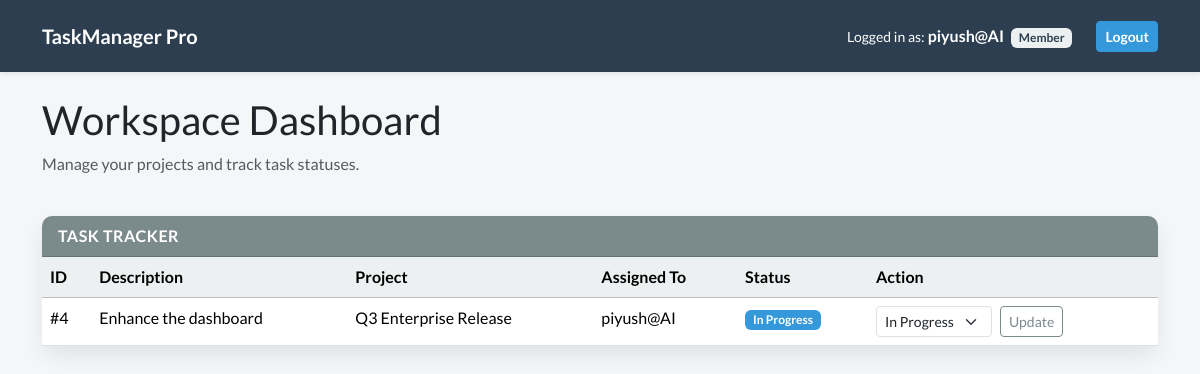
The page /dashboard (signed in) on the database its author committed.
### app.py (models this page shows)
class User(db.Model):
    id = db.Column(db.Integer, primary_key=True)
    username = db.Column(db.String(50), unique=True, nullable=False)
    password_hash = db.Column(db.String(256), nullable=False)
    role = db.Column(db.String(10), nullable=False) # 'Admin' or 'Member'
    tasks = db.relationship('Task', backref='assignee', lazy=True)

class Task(db.Model):
    id = db.Column(db.Integer, primary_key=True)
    title = db.Column(db.String(200), nullable=False)
    status = db.Column(db.String(20), default='Pending') # Pending, In Progress, Done
    project_id = db.Column(db.Integer, db.ForeignKey('project.id'), nullable=False)
    user_id = db.Column(db.Integer, db.ForeignKey('user.id'), nullable=False)

class Project(db.Model):
    id = db.Column(db.Integer, primary_key=True)
    name = db.Column(db.String(100), nullable=False)
    tasks = db.relationship('Task', backref='project', lazy=True)

### app.py (the view)
@app.route('/')
@app.route('/dashboard')
@login_required
def dashboard():
    if session['role'] == 'Admin':
        projects = Project.query.all()
        users = User.query.filter_by(role='Member').all()
        tasks = Task.query.all()
    else:
        projects = []
        users = []
        tasks = Task.query.filter_by(user_id=session['user_id']).all()
    return render_template('dashboard.html', projects=projects, users=users, tasks=tasks)

### app.py (called while the page is built)
def login_required(f):
    @wraps(f)
    def decorated_function(*args, **kwargs):
        if 'user_id' not in session:
            return redirect(url_for('login'))
        return f(*args, **kwargs)
    return decorated_function

### templates/dashboard.html (shortened to what this page needs)
{% extends 'base.html' %}
{% block content %}
<div class="row mb-4">
    <div class="col">
        <h2>Workspace Dashboard</h2>
        <p class="text-muted">Manage your projects and track task statuses.</p>
    </div>
</div>
<div class="card">
    <div class="card-header bg-dark text-white">Task Tracker</div>
    <div class="card-body p-0">
        <table class="table table-hover mb-0">
            <thead class="table-light">
                <tr>
                    <th>ID</th>
                    <th>Description</th>
                    <th>Project</th>
                    <th>Assigned To</th>
                    <th>Status</th>
                    <th>Action</th>
                </tr>
            </thead>
            <tbody>
                {% for task in tasks %}
                <tr>
                    <td>#{{ task.id }}</td>
                    <td>{{ task.title }}</td>
                    <td>{{ task.project.name }}</td>
                    <td>{{ task.assignee.username }}</td>
                    <td>
                        <span class="badge {% if task.status == 'Pending' %}bg-warning{% elif task.status == 'In Progress' %}bg-info{% elif task.status == 'Overdue' %}bg-danger{% else %}bg-success{% endif %}">
                            {{ task.status }}
                        </span>
                    </td>
                    <td>
                        {% if session.get('role') == 'Admin' or task.user_id == session.get('user_id') %}
                        <form action="{{ url_for('update_task', task_id=task.id) }}" method="POST" class="d-flex">
                            <select name="status" class="form-select form-select-sm me-2" style="width: auto;">
                                <option value="In Progress" {% if task.status == 'In Progress' %}selected{% endif %}>In Progress</option>
                            </select>
                            <button type="submit" class="btn btn-sm btn-outline-dark">Update</button>
                        </form>
                        {% else %}
                        <span class="text-muted small">No access</span>
                        {% endif %}
                    </td>
                </tr>
                {% else %}
                <tr>
                    <td colspan="6" class="text-center py-4 text-muted">No tasks available.</td>
                </tr>
                {% endfor %}
            </tbody>
        </table>
    </div>
</div>
{% endblock %}

### templates/base.html (shortened to what this page needs)
<!DOCTYPE html>
<html lang="en">
<head>
    <link href="https://cdn.jsdelivr.net/npm/bootswatch@5.3.0/dist/flatly/bootstrap.min.css" rel="stylesheet">
</head>
<body>
    <nav class="navbar navbar-expand-lg navbar-dark bg-primary mb-4 shadow-sm">
        <div class="container">
            <a class="navbar-brand fw-bold" href="{{ url_for('dashboard') }}">TaskManager Pro</a>
            <div class="d-flex align-items-center">
                {% if session.get('user_id') %}
                    <span class="navbar-text text-white me-4">
                        <small>Logged in as:</small> <strong>{{ session.get('username') }}</strong>
                        <span class="badge bg-light text-primary ms-1">{{ session.get('role') }}</span>
                    </span>
                    <a href="{{ url_for('logout') }}" class="btn btn-sm btn-info fw-bold">Logout</a>
                {% endif %}
            </div>
        </div>
    </nav>
    <div class="container">
        {% block content %}{% endblock %}
    </div>
</body>
</html>

### templates/base.html (style rules this page uses)
body { background-color: #f4f6f8; }
.card { box-shadow: 0 10px 20px rgba(0,0,0,0.08); border: none; border-radius: 10px; }
.card-header { border-top-left-radius: 10px !important; border-top-right-radius: 10px !important; font-weight: bold; text-transform: uppercase; letter-spacing: 0.5px; }

### rows shown on the page
User: get "piyush@AI", get "Member"
Task: id "4", title "Enhance the dashboard", project.name "Q3 Enterprise Release", assignee.username "piyush@AI", status "In Progress"
